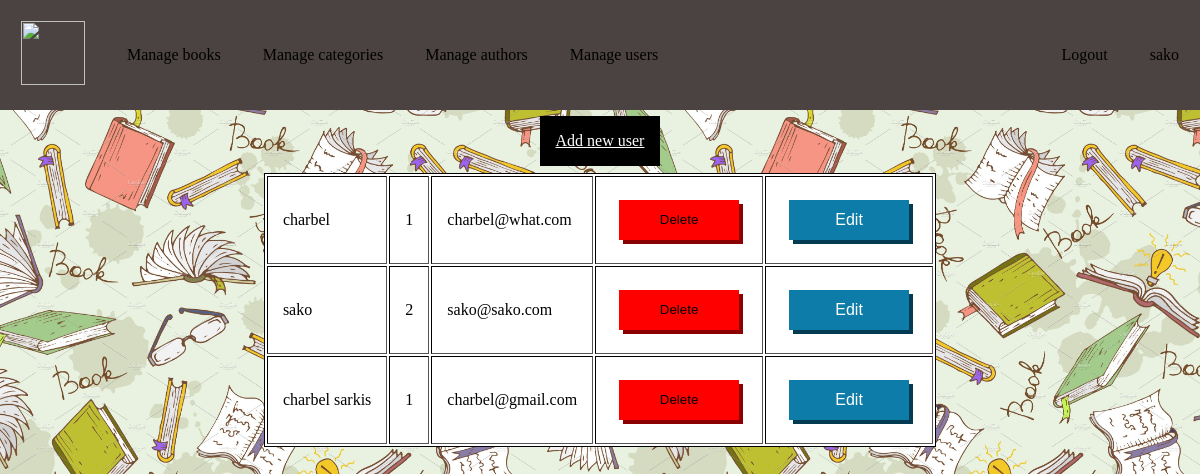
/manage_users.php (signed in), run on the app's committed database.
### tables this page shows
CREATE TABLE `user` (
  `id` int(11) NOT NULL AUTO_INCREMENT,
  `name` varchar(255) NOT NULL,
  `email` varchar(255) NOT NULL,
  `password` varchar(255) NOT NULL,
  `type` int(3) NOT NULL DEFAULT 1,
  `username` varchar(255) DEFAULT NULL,
  PRIMARY KEY (`id`)
);

### php/DAL.class.php (called while the page is built, shortened)
<?php
class DAL{
	private $servername = "localhost";
	private $username="sako";
	private $password="123";
	public $dbname="elibrary";
	public function getData($sql)
	{
		$conn = @new mysqli($this->servername,$this->username,$this->password,$this->dbname);
		if ($conn->connect_error) {
			die('Connect Error: ' . $mysqli->connect_error);
		   	throw new Exception("");
		}else{
				$result =$conn->query($sql);
				if(!$result)
				{
					throw new Exception("");
				}else{
					$rows = array();
					if($result->num_rows > 0) {
						while($row = mysqli_fetch_assoc($result)) {
							$rows[] = $row;
						}
						$json = json_encode($rows);
						return $json;
					}
				}
		}
	}
}
?>

### php/admin_authorization.php (called while the page is built, shortened)
<?php
require("DAL.class.php");
if (!isset($_SESSION["username"]) || !isset($_SESSION["password"])){
    header('Location: login.php');
} else {
    $username = $_SESSION["username"];
    $password = $_SESSION["password"];
    $sql = "SELECT * FROM user WHERE username='$username' AND password='$password' AND type='2'";
    $conn = new DAL();
    $data = $conn->getData($sql);
}
?>

### manage_users.php (the view, shortened to what this page needs)
<?php
    include_once("php/admin_authorization.php");
    include_once("php/DAL.class.php");
    $conn = new DAL();
    $sql = "SELECT * FROM user";
    $data = $conn->getData($sql);
?>
<!DOCTYPE html>
<html lang="en">
<head>
    <?php require("head.php"); ?>
</head>
<body>
    <?php require("header.php"); ?>
    <div class="flex">
        <a href="add_user.php" style="padding: 1rem; margin: 0.4rem; color: white; background: black;">Add new user</a>
    </div>
    <div class="flex">
        <table border="1" style="background: white; border: 1px solid black;" cellpadding="15">
            <tbody class="">
                <?php
                    $arr = json_decode($data);
                    foreach($arr as $user) {
                        echo "<tr> <td> ". $user->name ."</td> <td>". $user->type ."</td> <td>". $user->email ." </td> <td> <button class='button button-danger' onclick='deleteUser(".$user->id.")'>Delete</button> </td> <td> <a class='button button-link' href='edit_user.php?id=". $user->id ."'>Edit</a> </td> </tr>";
                    }
                    ?>
            </tbody>
        </table>
    </div>
</body>
</html>

### css/main.css (style rules this page uses)
body { margin: 0; padding: 0; background-image: url("../assets/background.jpeg"); background-size: contain; background-color: rgba(0, 0, 0, 0); }
* { box-sizing: border-box; }
.flex { display: flex; justify-content: center; align-items: center; flex-flow: row wrap; }
.button { flex-grow: 1; border: 0; width: 120px; margin: 8px; height: 40px; background: rgb(13, 124, 168); box-shadow: 4px 4px rgb(3, 59, 82); transition: 0.2s box-shadow ease, 0.2s transform ease; cursor: pointer ; }
.button-danger { background-color: red; box-shadow: 4px 4px darkred; }
.button-link { appearance: button; -moz-appearance: button; -webkit-appearance: button; text-decoration: none; font: menu; color: white; display: inline-block; padding: 2px 8px; text-align: center; justify-content: center; display: flex; align-items: center; }

### data on the page
user: name "charbel", type "1", email "charbel@what.com"
user: name "sako", type "2", email "sako@sako.com"
user: name "charbel sarkis", type "1", email "charbel@gmail.com"

### other printed values
$_SESSION["username"] "sako"
